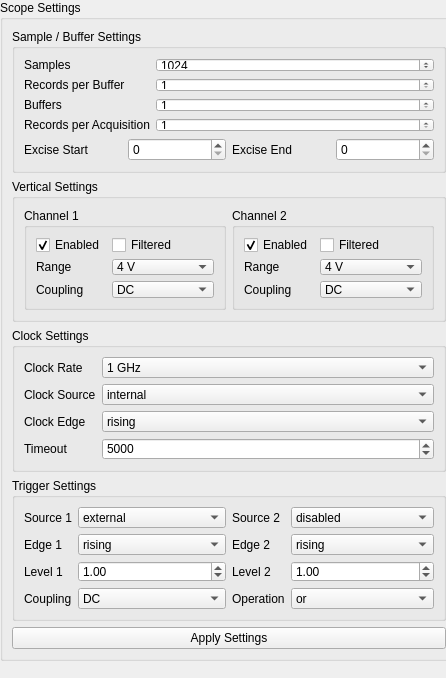
<?xml version="1.0" encoding="UTF-8"?>
<ui version="4.0">
 <class>Form</class>
 <widget class="QWidget" name="Form">
  <property name="geometry">
   <rect>
    <x>0</x>
    <y>0</y>
    <width>446</width>
    <height>678</height>
   </rect>
  </property>
  <property name="windowTitle">
   <string>Form</string>
  </property>
  <widget class="QGroupBox" name="ScopeSettings">
   <property name="geometry">
    <rect>
     <x>0</x>
     <y>0</y>
     <width>458</width>
     <height>661</height>
    </rect>
   </property>
   <property name="title">
    <string>Scope Settings</string>
   </property>
   <layout class="QVBoxLayout" name="verticalLayout_5">
    <item>
     <widget class="QGroupBox" name="SampleSettings">
      <property name="sizePolicy">
       <sizepolicy hsizetype="Preferred" vsizetype="Preferred">
        <horstretch>0</horstretch>
        <verstretch>0</verstretch>
       </sizepolicy>
      </property>
      <property name="title">
       <string>Sample / Buffer Settings</string>
      </property>
      <layout class="QGridLayout" name="gridLayout">
       <item row="0" column="0">
        <layout class="QFormLayout" name="formLayout">
         <property name="fieldGrowthPolicy">
          <enum>QFormLayout::AllNonFixedFieldsGrow</enum>
         </property>
         <item row="0" column="0">
          <widget class="QLabel" name="label">
           <property name="text">
            <string>Samples</string>
           </property>
          </widget>
         </item>
         <item row="0" column="1">
          <widget class="QSpinBox" name="param_samplesPerRecord">
           <property name="minimum">
            <number>32</number>
           </property>
           <property name="maximum">
            <number>999999999</number>
           </property>
           <property name="singleStep">
            <number>64</number>
           </property>
           <property name="value">
            <number>1024</number>
           </property>
          </widget>
         </item>
         <item row="1" column="0">
          <widget class="QLabel" name="label_2">
           <property name="text">
            <string>Records per Buffer</string>
           </property>
          </widget>
         </item>
         <item row="1" column="1">
          <widget class="QSpinBox" name="param_recordsPerBuffer">
           <property name="minimum">
            <number>1</number>
           </property>
           <property name="maximum">
            <number>999999999</number>
           </property>
          </widget>
         </item>
         <item row="2" column="0">
          <widget class="QLabel" name="label_3">
           <property name="text">
            <string>Buffers</string>
           </property>
          </widget>
         </item>
         <item row="2" column="1">
          <widget class="QSpinBox" name="param_bufferCount">
           <property name="minimum">
            <number>1</number>
           </property>
           <property name="maximum">
            <number>999999999</number>
           </property>
          </widget>
         </item>
         <item row="3" column="0">
          <widget class="QLabel" name="label_21">
           <property name="text">
            <string>Records per Acquisition</string>
           </property>
          </widget>
         </item>
         <item row="3" column="1">
          <widget class="QSpinBox" name="param_recordsPerAcquisition">
           <property name="minimum">
            <number>1</number>
           </property>
           <property name="maximum">
            <number>999999999</number>
           </property>
           <property name="value">
            <number>1</number>
           </property>
          </widget>
         </item>
        </layout>
       </item>
       <item row="6" column="0">
        <layout class="QHBoxLayout" name="horizontalLayout_7">
         <item>
          <widget class="QLabel" name="label_22">
           <property name="text">
            <string>Excise Start</string>
           </property>
          </widget>
         </item>
         <item>
          <widget class="QSpinBox" name="param_excise_start"/>
         </item>
         <item>
          <widget class="QLabel" name="label_23">
           <property name="text">
            <string>Excise End</string>
           </property>
          </widget>
         </item>
         <item>
          <widget class="QSpinBox" name="param_excise_end"/>
         </item>
        </layout>
       </item>
      </layout>
     </widget>
    </item>
    <item>
     <widget class="QGroupBox" name="VerticalSettings">
      <property name="sizePolicy">
       <sizepolicy hsizetype="Preferred" vsizetype="Preferred">
        <horstretch>0</horstretch>
        <verstretch>0</verstretch>
       </sizepolicy>
      </property>
      <property name="title">
       <string>Vertical Settings</string>
      </property>
      <layout class="QHBoxLayout" name="horizontalLayout_2">
       <item>
        <widget class="QGroupBox" name="Ch1Vertical">
         <property name="title">
          <string>Channel 1</string>
         </property>
         <layout class="QVBoxLayout" name="verticalLayout_3">
          <item>
           <layout class="QFormLayout" name="formLayout_5">
            <property name="fieldGrowthPolicy">
             <enum>QFormLayout::AllNonFixedFieldsGrow</enum>
            </property>
            <item row="0" column="0">
             <widget class="QCheckBox" name="param_ch1_enabled">
              <property name="text">
               <string>Enabled</string>
              </property>
              <property name="checked">
               <bool>true</bool>
              </property>
             </widget>
            </item>
            <item row="0" column="1">
             <widget class="QCheckBox" name="param_ch1_filter">
              <property name="text">
               <string>Filtered</string>
              </property>
             </widget>
            </item>
            <item row="1" column="0">
             <widget class="QLabel" name="label_16">
              <property name="text">
               <string>Range</string>
              </property>
             </widget>
            </item>
            <item row="1" column="1">
             <widget class="QComboBox" name="param_ch1_range_txt">
              <item>
               <property name="text">
                <string>4 V</string>
               </property>
              </item>
              <item>
               <property name="text">
                <string>2 V</string>
               </property>
              </item>
              <item>
               <property name="text">
                <string>1 V</string>
               </property>
              </item>
              <item>
               <property name="text">
                <string>400 mV</string>
               </property>
              </item>
              <item>
               <property name="text">
                <string>200 mV</string>
               </property>
              </item>
              <item>
               <property name="text">
                <string>100 mV</string>
               </property>
              </item>
              <item>
               <property name="text">
                <string>40 mV</string>
               </property>
              </item>
             </widget>
            </item>
            <item row="2" column="0">
             <widget class="QLabel" name="label_17">
              <property name="text">
               <string>Coupling</string>
              </property>
             </widget>
            </item>
            <item row="2" column="1">
             <widget class="QComboBox" name="param_ch1_coupling">
              <item>
               <property name="text">
                <string>DC</string>
               </property>
              </item>
              <item>
               <property name="text">
                <string>AC</string>
               </property>
              </item>
             </widget>
            </item>
           </layout>
          </item>
         </layout>
        </widget>
       </item>
       <item>
        <widget class="QGroupBox" name="Ch2Vertical">
         <property name="title">
          <string>Channel 2</string>
         </property>
         <layout class="QVBoxLayout" name="verticalLayout_4">
          <item>
           <layout class="QFormLayout" name="formLayout_6">
            <property name="fieldGrowthPolicy">
             <enum>QFormLayout::AllNonFixedFieldsGrow</enum>
            </property>
            <item row="0" column="0">
             <widget class="QCheckBox" name="param_ch2_enabled">
              <property name="text">
               <string>Enabled</string>
              </property>
              <property name="checked">
               <bool>true</bool>
              </property>
             </widget>
            </item>
            <item row="0" column="1">
             <widget class="QCheckBox" name="param_ch2_filter">
              <property name="text">
               <string>Filtered</string>
              </property>
             </widget>
            </item>
            <item row="1" column="0">
             <widget class="QLabel" name="label_18">
              <property name="text">
               <string>Range</string>
              </property>
             </widget>
            </item>
            <item row="1" column="1">
             <widget class="QComboBox" name="param_ch2_range_txt">
              <item>
               <property name="text">
                <string>4 V</string>
               </property>
              </item>
              <item>
               <property name="text">
                <string>2 V</string>
               </property>
              </item>
              <item>
               <property name="text">
                <string>1 V</string>
               </property>
              </item>
              <item>
               <property name="text">
                <string>400 mV</string>
               </property>
              </item>
              <item>
               <property name="text">
                <string>200 mV</string>
               </property>
              </item>
              <item>
               <property name="text">
                <string>100 mV</string>
               </property>
              </item>
              <item>
               <property name="text">
                <string>40 mV</string>
               </property>
              </item>
             </widget>
            </item>
            <item row="2" column="0">
             <widget class="QLabel" name="label_19">
              <property name="text">
               <string>Coupling</string>
              </property>
             </widget>
            </item>
            <item row="2" column="1">
             <widget class="QComboBox" name="param_ch2_coupling">
              <item>
               <property name="text">
                <string>DC</string>
               </property>
              </item>
              <item>
               <property name="text">
                <string>AC</string>
               </property>
              </item>
             </widget>
            </item>
           </layout>
          </item>
         </layout>
        </widget>
       </item>
      </layout>
     </widget>
    </item>
    <item>
     <widget class="QGroupBox" name="ClockSettings">
      <property name="sizePolicy">
       <sizepolicy hsizetype="Preferred" vsizetype="Preferred">
        <horstretch>0</horstretch>
        <verstretch>0</verstretch>
       </sizepolicy>
      </property>
      <property name="title">
       <string>Clock Settings</string>
      </property>
      <layout class="QVBoxLayout" name="verticalLayout">
       <item>
        <layout class="QFormLayout" name="formLayout_2">
         <property name="fieldGrowthPolicy">
          <enum>QFormLayout::AllNonFixedFieldsGrow</enum>
         </property>
         <item row="0" column="0">
          <widget class="QLabel" name="label_6">
           <property name="text">
            <string>Clock Rate</string>
           </property>
          </widget>
         </item>
         <item row="0" column="1">
          <widget class="QComboBox" name="param_sample_rate_txt">
           <item>
            <property name="text">
             <string>1 GHz</string>
            </property>
           </item>
           <item>
            <property name="text">
             <string>500 MHz</string>
            </property>
           </item>
           <item>
            <property name="text">
             <string>250 MHz</string>
            </property>
           </item>
           <item>
            <property name="text">
             <string>100 MHz</string>
            </property>
           </item>
           <item>
            <property name="text">
             <string>50 MHz</string>
            </property>
           </item>
           <item>
            <property name="text">
             <string>20 MHz</string>
            </property>
           </item>
           <item>
            <property name="text">
             <string>10 MHz</string>
            </property>
           </item>
           <item>
            <property name="text">
             <string>5 MHz</string>
            </property>
           </item>
           <item>
            <property name="text">
             <string>2 MHz</string>
            </property>
           </item>
           <item>
            <property name="text">
             <string>1 MHz</string>
            </property>
           </item>
           <item>
            <property name="text">
             <string>20 kHz</string>
            </property>
           </item>
           <item>
            <property name="text">
             <string>10 kHz</string>
            </property>
           </item>
           <item>
            <property name="text">
             <string>5 kHz</string>
            </property>
           </item>
           <item>
            <property name="text">
             <string>2 kHz</string>
            </property>
           </item>
           <item>
            <property name="text">
             <string>1 kHz</string>
            </property>
           </item>
          </widget>
         </item>
         <item row="1" column="0">
          <widget class="QLabel" name="label_4">
           <property name="text">
            <string>Clock Source</string>
           </property>
          </widget>
         </item>
         <item row="1" column="1">
          <widget class="QComboBox" name="param_clock_source">
           <item>
            <property name="text">
             <string>internal</string>
            </property>
           </item>
           <item>
            <property name="text">
             <string>reference</string>
            </property>
           </item>
           <item>
            <property name="text">
             <string>60 MHz</string>
            </property>
           </item>
           <item>
            <property name="text">
             <string>1 GHz</string>
            </property>
           </item>
          </widget>
         </item>
         <item row="2" column="0">
          <widget class="QLabel" name="label_5">
           <property name="text">
            <string>Clock Edge</string>
           </property>
          </widget>
         </item>
         <item row="2" column="1">
          <widget class="QComboBox" name="param_clock_edge">
           <item>
            <property name="text">
             <string>rising</string>
            </property>
           </item>
           <item>
            <property name="text">
             <string>falling</string>
            </property>
           </item>
          </widget>
         </item>
         <item row="3" column="0">
          <widget class="QLabel" name="label_10">
           <property name="text">
            <string>Timeout</string>
           </property>
          </widget>
         </item>
         <item row="3" column="1">
          <widget class="QSpinBox" name="param_timeout">
           <property name="maximum">
            <number>1000000000</number>
           </property>
           <property name="value">
            <number>5000</number>
           </property>
          </widget>
         </item>
        </layout>
       </item>
      </layout>
     </widget>
    </item>
    <item>
     <widget class="QGroupBox" name="TriggerSettings">
      <property name="sizePolicy">
       <sizepolicy hsizetype="Preferred" vsizetype="Preferred">
        <horstretch>0</horstretch>
        <verstretch>0</verstretch>
       </sizepolicy>
      </property>
      <property name="title">
       <string>Trigger Settings</string>
      </property>
      <layout class="QVBoxLayout" name="verticalLayout_6">
       <item>
        <layout class="QHBoxLayout" name="horizontalLayout">
         <item>
          <layout class="QFormLayout" name="formLayout_3">
           <property name="fieldGrowthPolicy">
            <enum>QFormLayout::AllNonFixedFieldsGrow</enum>
           </property>
           <item row="0" column="0">
            <widget class="QLabel" name="label_7">
             <property name="text">
              <string>Source 1</string>
             </property>
            </widget>
           </item>
           <item row="0" column="1">
            <widget class="QComboBox" name="param_trigger_source1">
             <property name="currentIndex">
              <number>2</number>
             </property>
             <item>
              <property name="text">
               <string>CH_A</string>
              </property>
             </item>
             <item>
              <property name="text">
               <string>CH_B</string>
              </property>
             </item>
             <item>
              <property name="text">
               <string>external</string>
              </property>
             </item>
             <item>
              <property name="text">
               <string>disabled</string>
              </property>
             </item>
            </widget>
           </item>
           <item row="1" column="1">
            <widget class="QComboBox" name="param_trigger_edge1">
             <item>
              <property name="text">
               <string>rising</string>
              </property>
             </item>
             <item>
              <property name="text">
               <string>falling</string>
              </property>
             </item>
            </widget>
           </item>
           <item row="2" column="0">
            <widget class="QLabel" name="label_9">
             <property name="text">
              <string>Level 1</string>
             </property>
            </widget>
           </item>
           <item row="2" column="1">
            <widget class="QDoubleSpinBox" name="param_trigger_level1">
             <property name="value">
              <double>1.000000000000000</double>
             </property>
            </widget>
           </item>
           <item row="3" column="0">
            <widget class="QLabel" name="label_11">
             <property name="text">
              <string>Coupling</string>
             </property>
            </widget>
           </item>
           <item row="3" column="1">
            <widget class="QComboBox" name="param_trigger_coupling">
             <item>
              <property name="text">
               <string>DC</string>
              </property>
             </item>
             <item>
              <property name="text">
               <string>AC</string>
              </property>
             </item>
            </widget>
           </item>
           <item row="1" column="0">
            <widget class="QLabel" name="label_8">
             <property name="text">
              <string>Edge 1</string>
             </property>
            </widget>
           </item>
          </layout>
         </item>
         <item>
          <layout class="QFormLayout" name="formLayout_4">
           <property name="fieldGrowthPolicy">
            <enum>QFormLayout::AllNonFixedFieldsGrow</enum>
           </property>
           <item row="0" column="0">
            <widget class="QLabel" name="label_12">
             <property name="text">
              <string>Source 2</string>
             </property>
            </widget>
           </item>
           <item row="0" column="1">
            <widget class="QComboBox" name="param_trigger_source2">
             <property name="currentIndex">
              <number>3</number>
             </property>
             <item>
              <property name="text">
               <string>CH_A</string>
              </property>
             </item>
             <item>
              <property name="text">
               <string>CH_B</string>
              </property>
             </item>
             <item>
              <property name="text">
               <string>external</string>
              </property>
             </item>
             <item>
              <property name="text">
               <string>disabled</string>
              </property>
             </item>
            </widget>
           </item>
           <item row="1" column="1">
            <widget class="QComboBox" name="param_trigger_edge2">
             <item>
              <property name="text">
               <string>rising</string>
              </property>
             </item>
             <item>
              <property name="text">
               <string>falling</string>
              </property>
             </item>
            </widget>
           </item>
           <item row="2" column="0">
            <widget class="QLabel" name="label_13">
             <property name="text">
              <string>Level 2</string>
             </property>
            </widget>
           </item>
           <item row="2" column="1">
            <widget class="QDoubleSpinBox" name="param_trigger_level2">
             <property name="value">
              <double>1.000000000000000</double>
             </property>
            </widget>
           </item>
           <item row="3" column="0">
            <widget class="QLabel" name="label_14">
             <property name="text">
              <string>Operation</string>
             </property>
            </widget>
           </item>
           <item row="1" column="0">
            <widget class="QLabel" name="label_15">
             <property name="text">
              <string>Edge 2</string>
             </property>
            </widget>
           </item>
           <item row="3" column="1">
            <widget class="QComboBox" name="param_trigger_operation">
             <item>
              <property name="text">
               <string>or</string>
              </property>
             </item>
             <item>
              <property name="text">
               <string>and</string>
              </property>
             </item>
             <item>
              <property name="text">
               <string>xor</string>
              </property>
             </item>
             <item>
              <property name="text">
               <string>and not</string>
              </property>
             </item>
            </widget>
           </item>
          </layout>
         </item>
        </layout>
       </item>
      </layout>
     </widget>
    </item>
    <item>
     <widget class="QPushButton" name="applyButton">
      <property name="text">
       <string>Apply Settings</string>
      </property>
     </widget>
    </item>
   </layout>
  </widget>
 </widget>
 <resources/>
 <connections/>
</ui>
